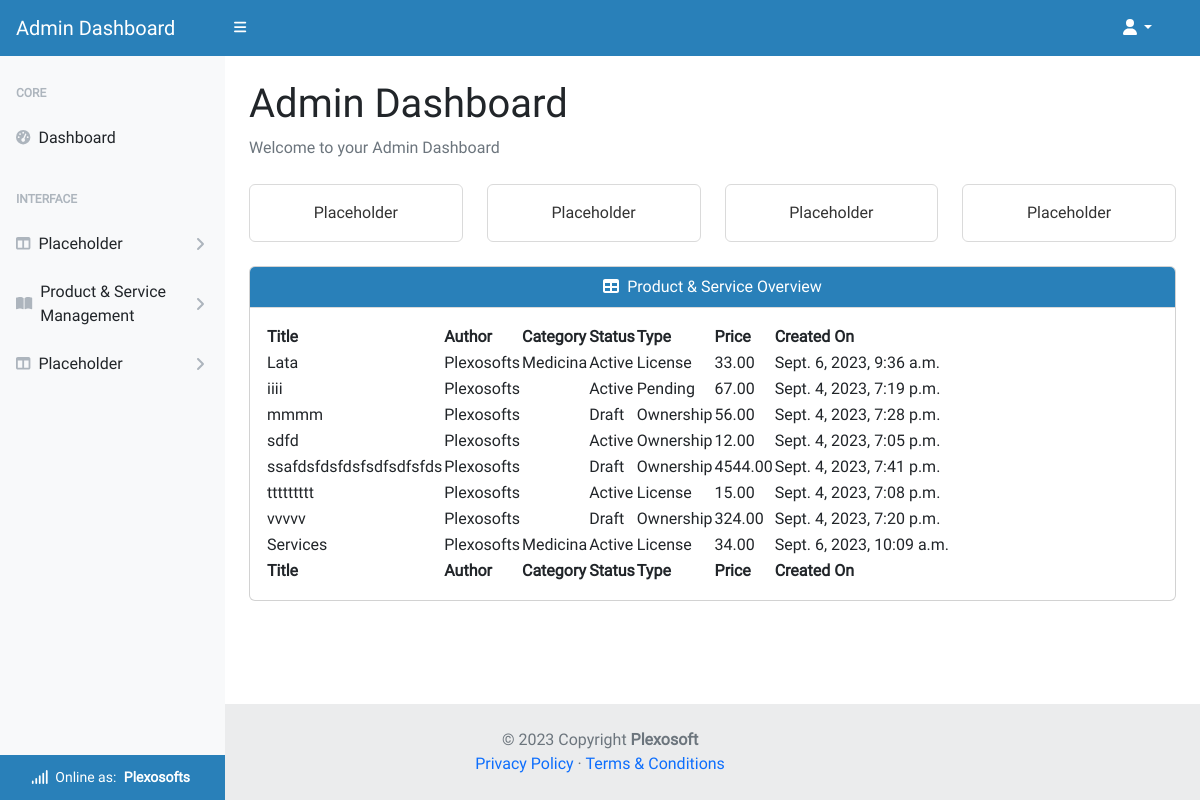
Page /account/admin/ (signed in) on the earlier database version.
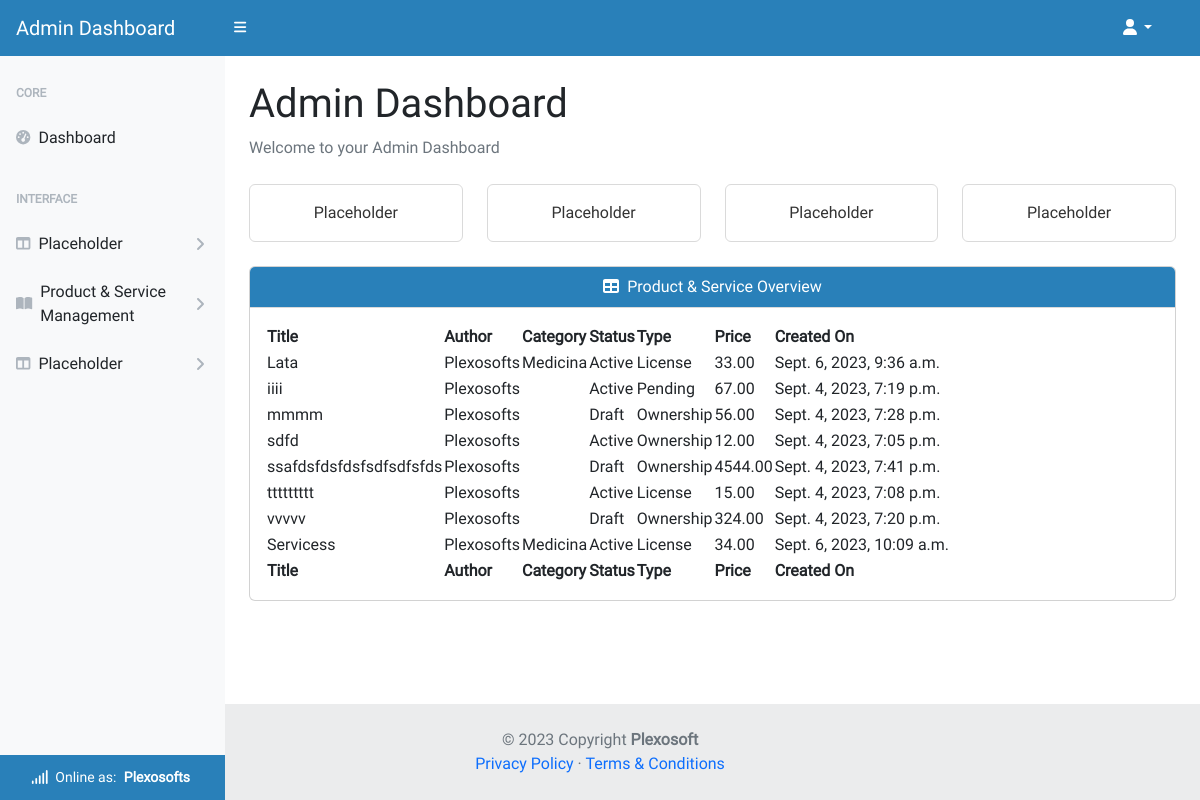
Same page on the later database version.
### product_service/models.py (models this page shows, shortened)
class Service(models.Model):
    title = models.CharField(max_length=64, unique=True)
    sku = models.CharField(max_length=64, unique=True)
    price = models.DecimalField(max_digits=6, decimal_places=2)
    description = models.TextField(max_length=256)
    status = models.IntegerField(choices=STATUS, default=0)
    category = models.ForeignKey(
        Category, on_delete=models.SET_NULL,
        related_name='service_categories', null=True, blank=True)
    excerpt = models.CharField(max_length=128)
    type = models.IntegerField(choices=SCOPE_TYPE, default=1)
    code = models.ManyToManyField(CodeType, related_name="code_type_service")
    service = models.ManyToManyField(
        ServiceType, related_name="on_service_type")
    preview = models.URLField(
        max_length=1024, null=True, blank=True, unique=True)
    docs = models.URLField(
        max_length=1024, null=True, blank=True, unique=True)
    slug = models.SlugField(max_length=200, unique=True, blank=True)
    image = models.ImageField(null=True, blank=True)
    image_url = models.URLField(max_length=1024, null=True, blank=True)
    author = models.ForeignKey(
        'homepage.UserProfile', on_delete=models.SET_NULL,
        related_name='service_authors', null=True)
    created_on = models.DateTimeField(auto_now_add=True)
    likes = models.ManyToManyField(
        'homepage.Like', related_name='service_likes', blank=True)
    comments = models.ManyToManyField(
        'homepage.Comment', related_name='service_comments', blank=True)
    transactions = models.ManyToManyField(
        'homepage.UserProfile', through='Transaction',
        related_name='service_transactions', blank=True)
    download_url = models.ManyToManyField(
        'Download', related_name='service_downloads', blank=True)
    class Meta:
        ordering = ['title']

class Category(models.Model):
    category_name = models.CharField(max_length=64, unique=True)
    alt_name = models.CharField(max_length=64, unique=True)
    class Meta:
        ordering = ['category_name']
        verbose_name_plural = "Categories"

### homepage/models.py (models this page shows)
class UserProfile(AbstractUser):
    email = models.EmailField(
        unique=True)
    role = models.IntegerField(choices=ROLES, default=0)
    type = models.IntegerField(choices=USER_TYPE, default=0)
    status = models.IntegerField(choices=STATUS, default=2)
    user_transactions = models.ManyToManyField(
        'product_service.Product',
        through='product_service.Transaction',
        related_name='user_profiles')
    class Meta:
        ordering = ['username']
    def __str__(self):
        return f'{self.username}'

### admin_dashboard/views.py (the view, shortened to what this page needs)
# urls.py: path('account/admin/', AdminDashboard.as_view(),
class AdminDashboard(AdminRequiredMixin, generic.DetailView):
    model = UserProfile
    template_name = 'admin-dashboard/dashboard.html'
    context_object_name = 'admin_dashboard'
    def get_object(self, queryset=None):
        return get_object_or_404(UserProfile, pk=self.request.user.pk)

### admin_dashboard/views.py (called while the page is built)
    def test_func(self):
        user_profile = self.request.user
        return user_profile and user_profile.role == 1

### homepage/custom_context_processors.py (called while the page is built)
def get_verified_email(request):
    if request.user.is_authenticated:
        try:
            email_object = EmailAddress.objects.get(user=request.user)
            if email_object.verified:
                return {'get_verified_email': email_object}
        except EmailAddress.DoesNotExist:
            pass
    return {'get_verified_email': None}

### admin_dashboard/templates/admin-dashboard/dashboard.html (shortened to what this page needs)
{% extends "admin-dashboard/base.html" %}
{% load i18n %}
{% block content %}
<main class="pb-5 mb-5">
    <div class="container-fluid p-4 pt-0 pb-5">
        <h1 class="mt-4">Admin Dashboard</h1>
        <ol class="breadcrumb mb-4">
            <li class="breadcrumb-item active">Welcome to your Admin Dashboard</li>
        </ol>
        <div class="row">
            <div class="col-xl-3 col-md-6">
                <div class="card bg-white-border text-white mb-4">
                    <div class="card-body">Placeholder</div>
                </div>
            </div>
            <div class="col-xl-3 col-md-6">
                <div class="card bg-white-border text-white mb-4">
                    <div class="card-body">Placeholder</div>
                </div>
            </div>
            <div class="col-xl-3 col-md-6">
                <div class="card bg-white-border text-white mb-4">
                    <div class="card-body">Placeholder</div>
                </div>
            </div>
            <div class="col-xl-3 col-md-6">
                <div class="card bg-white-border text-white mb-4">
                    <div class="card-body">Placeholder</div>
                </div>
            </div>
        </div>
        <div class="card mb-4">
            <div class="card-header text-center">
                <i class="fas fa-table me-1"></i>
                Product & Service Overview
            </div>
            <div class="card-body">
                <table id="datatablesSimple">
                    <thead>
                        <tr>
                            <th>Title</th>
                            <th>Author</th>
                            <th>Category</th>
                            <th>Status</th>
                            <th>Type</th>
                            <th>Price</th>
                            <th>Created On</th>
                        </tr>
                    </thead>
                    <tfoot>
                        <tr>
                            <th>Title</th>
                            <th>Author</th>
                            <th>Category</th>
                            <th>Status</th>
                            <th>Type</th>
                            <th>Price</th>
                            <th>Created On</th>
                        </tr>
                    </tfoot>
                    <tbody>
                        {% for product in admin_dashboard.product_authors.all %}
                        <tr>
                            <td>{{ product.title }}</td>
                            <td>{{ product.author }}</td>
                            <td>{{ product.category.category_name }}</td>
                            <td>{{ product.get_status_display }}</td>
                            <td>{{ product.get_type_display }}</td>
                            <td>{{ product.price }}</td>
                            <td>{{ product.created_on }}</td>
                        </tr>
                        {% endfor %}
                        {% for service in admin_dashboard.service_authors.all %}
                        <tr>
                            <td>{{ service.title }}</td>
                            <td>{{ service.author }}</td>
                            <td>{{ service.category.category_name }}</td>
                            <td>{{ service.get_status_display }}</td>
                            <td>{{ service.get_type_display }}</td>
                            <td>{{ service.price }}</td>
                            <td>{{ service.created_on }}</td>
                        </tr>
                        {% endfor %}
                    </tbody>
                </table>
            </div>
        </div>
    </div>
</main>
{% endblock content %}

Differences in the rows shown:
changed Service "Active": title "Services" → "Servicess"
